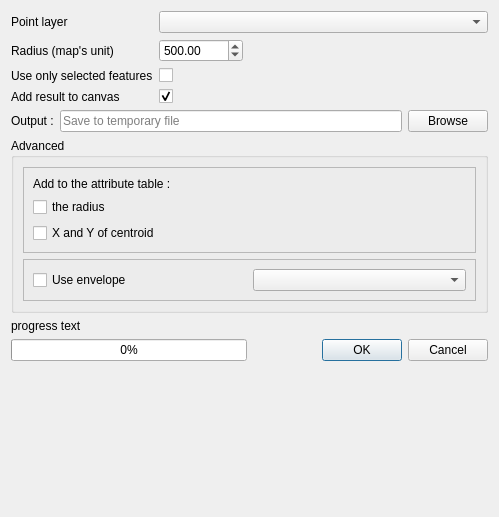
<?xml version="1.0" encoding="UTF-8"?>
<ui version="4.0">
 <class>Blur</class>
 <widget class="QWidget" name="Blur">
  <property name="geometry">
   <rect>
    <x>0</x>
    <y>0</y>
    <width>499</width>
    <height>517</height>
   </rect>
  </property>
  <property name="windowTitle">
   <string notr="true">Form</string>
  </property>
  <layout class="QVBoxLayout" name="verticalLayout">
   <item>
    <layout class="QFormLayout" name="formLayout">
     <property name="fieldGrowthPolicy">
      <enum>QFormLayout::ExpandingFieldsGrow</enum>
     </property>
     <item row="1" column="0">
      <widget class="QLabel" name="label_3">
       <property name="text">
        <string>Point layer</string>
       </property>
      </widget>
     </item>
     <item row="1" column="1">
      <layout class="QHBoxLayout" name="horizontalLayout_2">
       <item>
        <widget class="QgsMapLayerComboBox" name="comboBox_layerToBlur">
         <property name="sizePolicy">
          <sizepolicy hsizetype="Expanding" vsizetype="Fixed">
           <horstretch>0</horstretch>
           <verstretch>0</verstretch>
          </sizepolicy>
         </property>
        </widget>
       </item>
      </layout>
     </item>
     <item row="2" column="0">
      <widget class="QLabel" name="label_4">
       <property name="text">
        <string>Radius (map's unit)</string>
       </property>
      </widget>
     </item>
     <item row="2" column="1">
      <widget class="QDoubleSpinBox" name="spinBox_radius">
       <property name="minimum">
        <double>0.000000000000000</double>
       </property>
       <property name="maximum">
        <double>999999999.000000000000000</double>
       </property>
       <property name="singleStep">
        <double>50.000000000000000</double>
       </property>
       <property name="value">
        <double>500.000000000000000</double>
       </property>
      </widget>
     </item>
     <item row="3" column="0">
      <widget class="QLabel" name="label_5">
       <property name="text">
        <string>Use only selected features</string>
       </property>
      </widget>
     </item>
     <item row="3" column="1">
      <widget class="QCheckBox" name="checkBox_selectedOnlyFeatures">
       <property name="text">
        <string/>
       </property>
      </widget>
     </item>
     <item row="4" column="0">
      <widget class="QLabel" name="label_6">
       <property name="text">
        <string>Add result to canvas</string>
       </property>
      </widget>
     </item>
     <item row="4" column="1">
      <widget class="QCheckBox" name="checkBox_addToMap">
       <property name="text">
        <string/>
       </property>
       <property name="checked">
        <bool>true</bool>
       </property>
      </widget>
     </item>
    </layout>
   </item>
   <item>
    <layout class="QHBoxLayout" name="horizontalLayout">
     <item>
      <widget class="QLabel" name="label_7">
       <property name="text">
        <string>Output :</string>
       </property>
      </widget>
     </item>
     <item>
      <widget class="QLineEdit" name="lineEdit_outputFile">
       <property name="enabled">
        <bool>true</bool>
       </property>
       <property name="inputMask">
        <string/>
       </property>
       <property name="text">
        <string/>
       </property>
       <property name="placeholderText">
        <string>Save to temporary file</string>
       </property>
      </widget>
     </item>
     <item>
      <widget class="QPushButton" name="pushButton_browseFolder">
       <property name="text">
        <string>Browse</string>
       </property>
      </widget>
     </item>
    </layout>
   </item>
   <item>
    <widget class="QgsCollapsibleGroupBox" name="groupBox_advanced">
     <property name="title">
      <string>Advanced</string>
     </property>
     <property name="collapsed">
      <bool>false</bool>
     </property>
     <layout class="QVBoxLayout" name="verticalLayout_4">
      <item>
       <widget class="QFrame" name="frame">
        <property name="sizePolicy">
         <sizepolicy hsizetype="Expanding" vsizetype="Preferred">
          <horstretch>0</horstretch>
          <verstretch>0</verstretch>
         </sizepolicy>
        </property>
        <property name="frameShape">
         <enum>QFrame::StyledPanel</enum>
        </property>
        <property name="frameShadow">
         <enum>QFrame::Raised</enum>
        </property>
        <layout class="QVBoxLayout" name="verticalLayout_2">
         <item>
          <widget class="QLabel" name="label_8">
           <property name="text">
            <string>Add to the attribute table :</string>
           </property>
          </widget>
         </item>
         <item>
          <widget class="QCheckBox" name="checkBox_exportRadius">
           <property name="text">
            <string>the radius</string>
           </property>
          </widget>
         </item>
         <item>
          <widget class="QCheckBox" name="checkBox_exportCentroid">
           <property name="text">
            <string>X and Y of centroid</string>
           </property>
          </widget>
         </item>
        </layout>
       </widget>
      </item>
      <item>
       <widget class="QFrame" name="frame_2">
        <property name="sizePolicy">
         <sizepolicy hsizetype="Expanding" vsizetype="Preferred">
          <horstretch>0</horstretch>
          <verstretch>0</verstretch>
         </sizepolicy>
        </property>
        <property name="frameShape">
         <enum>QFrame::StyledPanel</enum>
        </property>
        <property name="frameShadow">
         <enum>QFrame::Raised</enum>
        </property>
        <layout class="QVBoxLayout" name="verticalLayout_3">
         <item>
          <layout class="QHBoxLayout" name="horizontalLayout_3">
           <item>
            <widget class="QCheckBox" name="checkBox_envelope">
             <property name="text">
              <string>Use envelope</string>
             </property>
            </widget>
           </item>
           <item>
            <widget class="QgsMapLayerComboBox" name="comboBox_envelope"/>
           </item>
          </layout>
         </item>
        </layout>
       </widget>
      </item>
     </layout>
    </widget>
   </item>
   <item>
    <widget class="QLabel" name="label_progress">
     <property name="text">
      <string notr="true">progress text</string>
     </property>
    </widget>
   </item>
   <item>
    <layout class="QHBoxLayout" name="horizontalLayout_4">
     <item>
      <widget class="QProgressBar" name="progressBar_blur">
       <property name="value">
        <number>0</number>
       </property>
       <property name="orientation">
        <enum>Qt::Horizontal</enum>
       </property>
      </widget>
     </item>
     <item>
      <widget class="QDialogButtonBox" name="buttonBox_blur">
       <property name="standardButtons">
        <set>QDialogButtonBox::Cancel|QDialogButtonBox::Ok</set>
       </property>
      </widget>
     </item>
    </layout>
   </item>
   <item>
    <spacer name="verticalSpacer">
     <property name="orientation">
      <enum>Qt::Vertical</enum>
     </property>
     <property name="sizeHint" stdset="0">
      <size>
       <width>17</width>
       <height>66</height>
      </size>
     </property>
    </spacer>
   </item>
  </layout>
 </widget>
 <customwidgets>
  <customwidget>
   <class>QgsCollapsibleGroupBox</class>
   <extends>QGroupBox</extends>
   <header>qgscollapsiblegroupbox.h</header>
   <container>1</container>
  </customwidget>
  <customwidget>
   <class>QgsMapLayerComboBox</class>
   <extends>QComboBox</extends>
   <header>qgsmaplayercombobox.h</header>
  </customwidget>
 </customwidgets>
 <resources/>
 <connections>
  <connection>
   <sender>checkBox_envelope</sender>
   <signal>toggled(bool)</signal>
   <receiver>comboBox_envelope</receiver>
   <slot>setEnabled(bool)</slot>
   <hints>
    <hint type="sourcelabel">
     <x>133</x>
     <y>316</y>
    </hint>
    <hint type="destinationlabel">
     <x>365</x>
     <y>316</y>
    </hint>
   </hints>
  </connection>
 </connections>
</ui>
